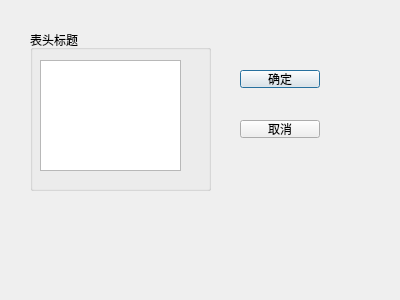
<?xml version="1.0" encoding="UTF-8"?>
<ui version="4.0">
 <class>QWDialogHeaders</class>
 <widget class="QDialog" name="QWDialogHeaders">
  <property name="geometry">
   <rect>
    <x>0</x>
    <y>0</y>
    <width>400</width>
    <height>300</height>
   </rect>
  </property>
  <property name="windowTitle">
   <string>Dialog</string>
  </property>
  <widget class="QGroupBox" name="groupBox">
   <property name="geometry">
    <rect>
     <x>30</x>
     <y>30</y>
     <width>181</width>
     <height>161</height>
    </rect>
   </property>
   <property name="title">
    <string>表头标题</string>
   </property>
   <widget class="QListView" name="listView">
    <property name="geometry">
     <rect>
      <x>10</x>
      <y>30</y>
      <width>141</width>
      <height>111</height>
     </rect>
    </property>
   </widget>
  </widget>
  <widget class="QPushButton" name="btnOk">
   <property name="geometry">
    <rect>
     <x>240</x>
     <y>70</y>
     <width>80</width>
     <height>18</height>
    </rect>
   </property>
   <property name="text">
    <string>确定</string>
   </property>
  </widget>
  <widget class="QPushButton" name="btnCancel">
   <property name="geometry">
    <rect>
     <x>240</x>
     <y>120</y>
     <width>80</width>
     <height>18</height>
    </rect>
   </property>
   <property name="text">
    <string>取消</string>
   </property>
  </widget>
 </widget>
 <resources/>
 <connections>
  <connection>
   <sender>btnOk</sender>
   <signal>clicked()</signal>
   <receiver>QWDialogHeaders</receiver>
   <slot>accept()</slot>
   <hints>
    <hint type="sourcelabel">
     <x>279</x>
     <y>78</y>
    </hint>
    <hint type="destinationlabel">
     <x>199</x>
     <y>149</y>
    </hint>
   </hints>
  </connection>
  <connection>
   <sender>btnCancel</sender>
   <signal>clicked()</signal>
   <receiver>QWDialogHeaders</receiver>
   <slot>reject()</slot>
   <hints>
    <hint type="sourcelabel">
     <x>279</x>
     <y>128</y>
    </hint>
    <hint type="destinationlabel">
     <x>199</x>
     <y>149</y>
    </hint>
   </hints>
  </connection>
 </connections>
</ui>
